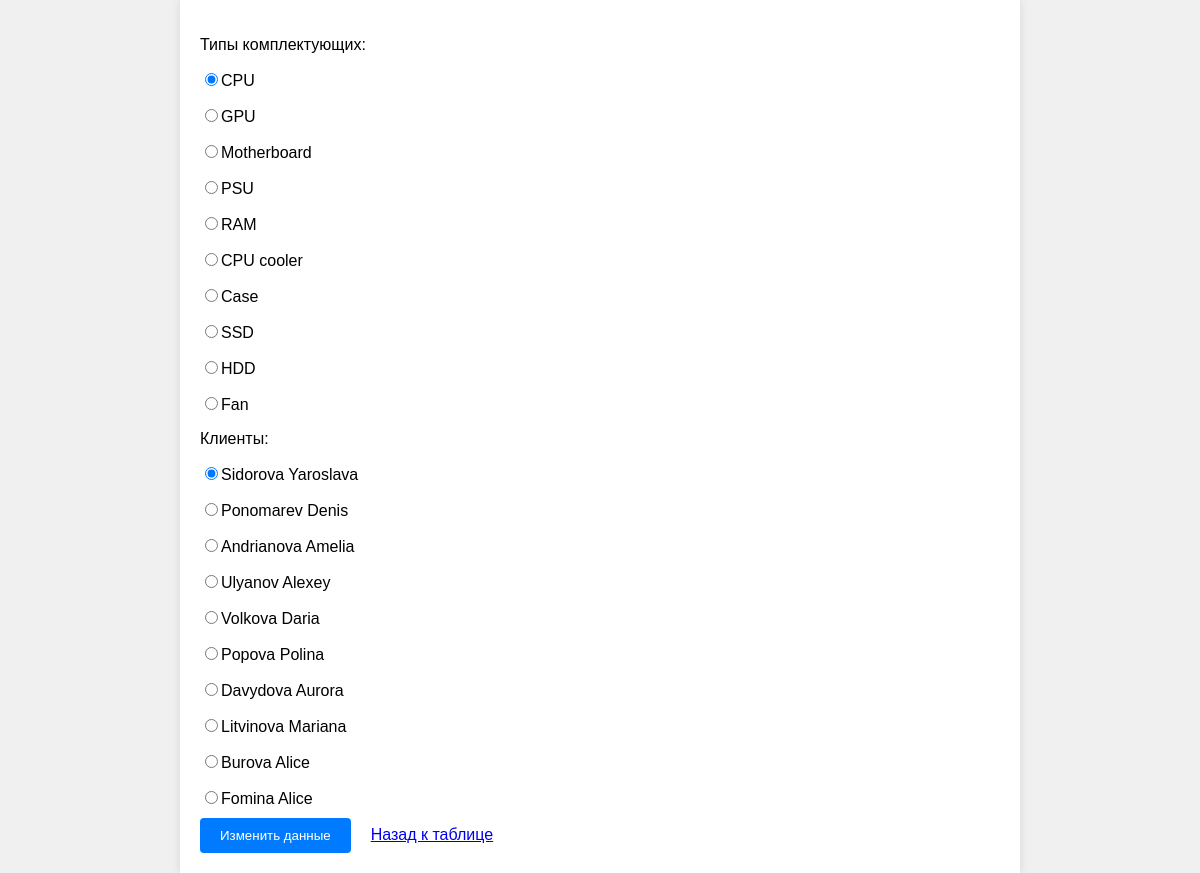
Screenshot of /server/php/update/update_improve.php?id=1 with the database file from the repository.
### tables this page shows
create table IF NOT EXISTS component_type (
  id_component_type int (10) AUTO_INCREMENT,
  pc_part_type varchar (20) NOT NULL,
  PRIMARY KEY (id_component_type)
);

create table IF NOT EXISTS client (
  id_client int AUTO_INCREMENT,
  email varchar (60) NOT NULL,
  last_name varchar (50) NOT NULL,
  name varchar (50) NOT NULL,
  password varchar (256) NOT NULL,
  birth_date date NOT NULL,
  account_number varchar(15) NOT NULL,
  PRIMARY KEY (id_client)
);

### server/php/db.php (called while the page is built, shortened)
<?php
class Database
{
    public function __construct()
    {
        $this->db = new mysqli("db", "user", "password", "appDB");
    }
}
?>

### server/php/controllers/improveDB.php (called while the page is built, shortened)
<?php
    include_once "../db.php";
    include_once "../models/improve.php";
    include_once "../models/component_type.php";
    include_once "../models/client.php";
    include_once "../controllers/component_typeDB.php";
    include_once "../controllers/clientDB.php";
    class ImproveDB extends Database{
        private $component_typeDB;
        private $clientDB;
        public function __construct(){
            $this->component_typeDB = new Component_typeDB();
            $this->clientDB = new ClientDB();
        }
        public function getImproveByID($id){
            $sql = "SELECT * FROM necessary_improvement WHERE id_necessary_improvement = '$id'";
            $result = $this->db->query($sql);
            if($result->num_rows > 0){
                $row = $result->fetch_assoc();
                $typeDB = $this->component_typeDB->getComponent_typeByID($row["id_component_type"]);
                $userDB = $this->clientDB->getClientByID($row["id_client"]);
                $improve = new Improve($row["id_necessary_improvement"], $typeDB, $userDB);
                return $improve;
            }
            return null;
        }
    }
?>

### server/php/controllers/component_typeDB.php (called while the page is built, shortened)
<?php
    include_once "../db.php";
    include_once "../models/component_type.php";
    class Component_typeDB extends Database{
        public function getComponent_type(){
            $sql = "SELECT * FROM component_type";
            $result = $this->db->query($sql);
            $types = array();
            if($result->num_rows > 0){
                while($row = $result->fetch_assoc()){
                    $type = new Component_type($row["id_component_type"], $row["pc_part_type"]);
                    array_push($types, $type);
                }
            }
            return $types;
        }
        public function getComponent_typeByID($id){
            $sql = "SELECT * FROM component_type WHERE id_component_type = '$id'";
            $result = $this->db->query($sql);
            if($result->num_rows > 0){
                $row = $result->fetch_assoc();
                $type = new Component_type($row["id_component_type"], $row["pc_part_type"]);
                return $type;
            }
            return null;
        }
    }
?>

### server/php/controllers/clientDB.php (called while the page is built, shortened)
<?php
    include_once "../db.php";
    include_once "../models/client.php";
    class ClientDB extends Database{
        public function getClient(){
            $sql = "SELECT * FROM client";
            $result = $this->db->query($sql);
            $clients = array();
            if($result->num_rows > 0){
                while($row = $result->fetch_assoc()){
                    $client = new Client($row["id_client"], $row["email"], $row["last_name"], $row["name"], $row["password"], $row["birth_date"], $row["account_number"]);
                    array_push($clients, $client);
                }
            }
            return $clients;
        }
        public function getClientByID($id){
            $sql = "SELECT * FROM client WHERE id_client = '$id'";
            $result = $this->db->query($sql);
            if($result->num_rows > 0){
                $row = $result->fetch_assoc();
                $client = new Client($row["id_client"], $row["email"], $row["last_name"], $row["name"], $row["password"], $row["birth_date"], $row["account_number"]);
                return $client;
            }
            return null;
        }
    }
?>

### server/php/models/component_type.php (called while the page is built, shortened)
<?php
class Component_type
{
    private $id;
    private $type;
    public function __construct($id, $type)
    {
        $this->id = $id;
        $this->type = $type;
    }
    public function getId()
    {
        return $this->id;
    }
    public function getType()
    {
        return $this->type;
    }
}
?>

### server/php/models/improve.php (called while the page is built, shortened)
<?php
class Improve
{
    private $type;
    private $client;
    public function __construct($id, $type, $client)
    {
        $this->type = $type;
        $this->client = $client;
    }
    public function getType()
    {
        return $this->type;
    }
    public function getClient()
    {
        return $this->client;
    }
}
?>

### server/php/models/client.php (called while the page is built, shortened)
<?php
class Client
{
    private $id;
    private $last_name;
    private $name;
    public function __construct($id, $email, $last_name, $name, $password, $birth_date, $account_number)
    {
        $this->id = $id;
        $this->last_name = $last_name;
        $this->name = $name;
    }
    public function getId()
    {
        return $this->id;
    }
    public function getFIO()
    {
        return $this->last_name." ".$this->name;
    }
}
?>

### server/php/update/update_improve.php (the view, shortened to what this page needs)
<!DOCTYPE html>
<html lang="en">
<head>
    <link rel="stylesheet" href="../styles/styleUpdate.css">
</head>
<body>
    <div>
    <?php
        require_once "../models/component_type.php";
        require_once "../models/client.php";
        require_once "../models/improve.php";
        require_once "../controllers/improveDB.php";
        require_once "../controllers/component_typeDB.php";
        require_once "../controllers/clientDB.php";
        if(isset($_GET['id'])){
            $id = $_GET['id'];
            $db = new ImproveDB();
            $improve = $db->getImproveByID($id);
            if($improve){
                $component = new Component_typeDB();
                $types = $component->getComponent_type();
                $user = new ClientDB();
                $clients = $user->getClient();
                echo "<form action='update_improve.php' method='POST'>";
                $id_type = $improve->getType()->getId();
                $id_client = $improve->getClient()->getId();
                echo "<p>Типы комплектующих:</p>";
                foreach($types as $type){
                    $id1 = $type->getId();
                    $name = $type->getType();
                    if($id_type === $id1){
                        $isChecked = 'checked';
                    }
                    else {
                        $isChecked = '';
                    }
                    echo "<p><input type='radio' name='id_type' value='" . $id1 . "' $isChecked />" . $name . "</p>";
                }
                echo "<p>Клиенты:</p>";
                foreach($clients as $client){
                    $id2 = $client->getId();
                    $fio = $client->getFIO();
                    if($id_client === $id2){
                        $isChecked = 'checked';
                    }
                    else {
                        $isChecked = '';
                    }
                    echo "<p><input type='radio' name='id_client' value='" . $id2 . "' $isChecked />" . $fio . "</p>";
                }
                echo "<input type='submit' value='Изменить данные' />";
                echo "<a href='../tables/index_improve.php'>Назад к таблице</a>";
                echo "</form>";
            }
        }
    ?>
    </div>
</body>
</html>

### server/php/styles/styleUpdate.css (style rules this page uses)
div { max-width: 800px; margin: 0 auto; padding: 20px; background-color: #fff; box-shadow: 0 0 10px rgba(0, 0, 0, 0.1); }
form p { margin-bottom: 10px; }
input[type="submit"] { background-color: #007bff; color: #fff; padding: 10px 20px; margin-right: 20px; border: none; cursor: pointer; border-radius: 4px; }

### rows the page displays
component_type: pc_part_type "CPU"
component_type: pc_part_type "GPU"
component_type: pc_part_type "Motherboard"
component_type: pc_part_type "PSU"
component_type: pc_part_type "RAM"
component_type: pc_part_type "CPU cooler"
component_type: pc_part_type "Case"
component_type: pc_part_type "SSD"
component_type: pc_part_type "HDD"
component_type: pc_part_type "Fan"
client: fio "Sidorova Yaroslava"
client: fio "Ponomarev Denis"
client: fio "Andrianova Amelia"
client: fio "Ulyanov Alexey"
client: fio "Volkova Daria"
client: fio "Popova Polina"
client: fio "Davydova Aurora"
client: fio "Litvinova Mariana"
client: fio "Burova Alice"
client: fio "Fomina Alice"
